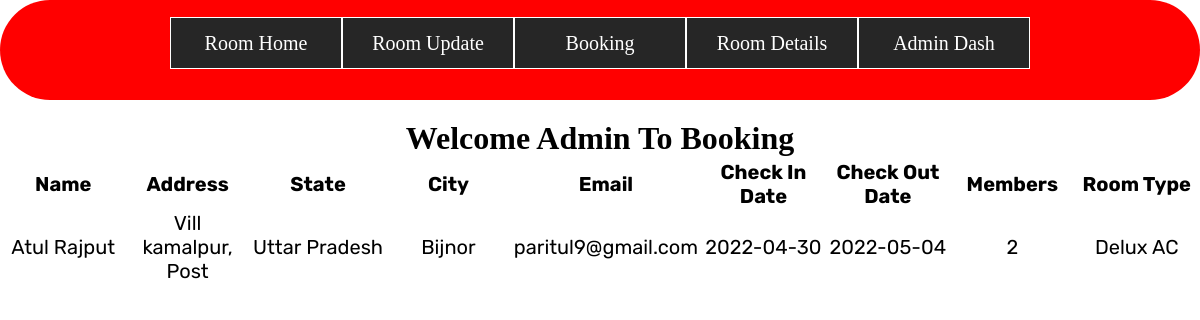
Page /admin/booking.php on the committed database.
### admin/booking.php (the view, shortened to what this page needs)
<!DOCTYPE html>
<html lang="en">
<head>
    <link rel="stylesheet" href="stylee.css">
</head>
<body>
    <div class="wrapper-container">
    <div class="wrapper">
        <ul>
            <li><a href="aroom.php">Room Home</a></li>
            <li><a href="#">Room Update</a>
            </li>
            <li><a href="booking.php">Booking</a></li>
            <li><a href="aroom.php">Room Details</a></li>
            <li><a href="admindash.php">Admin Dash</a></li>
        </ul>
    </div>
    </div>
    <div class="admin-booking">
        <h1 class="admin-book">Welcome Admin To Booking <Section></Section></h1>
        <table>
            <tr>
                    <th width="10%" height="50px">Name</th>
                     <th width="10%" height="50px">Address</th>
                     <th width="10%" height="50px">State</th>
                     <th width="10%" height="50px">City</th>
                     <th width="10%" height="50px">Email</th>
                     <th width="10%" height="50px">Check In Date</th>
                     <th width="10%" height="50px">Check Out Date</th>
                     <th width="10%" height="50px">Members</th>
                     <th width="10%" height="50px">Room Type</th>
            </tr>
            <?php
               $qry="SELECT * FROM `room booking`";
               $run=mysqli_query($sql,$qry);
                 while( $row=mysqli_fetch_assoc($run))
                 {
                    $name=$row['name'];
                    $address=$row['address'];
                    $state=$row['state'];
                    $city=$row['city'];
                    $email=$row['email'];
                    $ci=$row['cin'];
                    $co=$row['cout'];
                    $members=$row['members'];
                    $roomtype=$row['roomtype'];
                    ?>
                    <tr>
                     <td width="10%" height="50px"><center><?php echo $name; ?></center></td>
                     <td width="10%" height="50px"><center><?php echo $address; ?></center></td>
                     <td width="10%" height="50px"><center><?php echo $state; ?></center></td>
                     <td width="10%" height="50px"><center><?php echo $city; ?></center></td>
                     <td width="10%" height="50px"><center><?php echo $email; ?></center></td>
                     <td width="10%" height="50px"><center><?php echo $ci; ?></center></td>
                     <td width="10%" height="50px"><center><?php echo $co; ?></center></td>
                     <td width="10%" height="50px"><center><?php echo $members; ?></center></td>
                     <td width="10%" height="50px"><center><?php echo $roomtype; ?></center></td>
                 </tr>
                    <?php
                 }
            ?>
        </table>
    </div>
</body>
</html>

### admin/stylee.css (style rules this page uses)
* { margin: 0; padding: 0; }
.wrapper { width: 860px; margin: 0 auto; }
.wrapper-container { background-color: red; width: 100%; height: 100px; position: relative; border-radius: 50px; }
.wrapper ul { list-style: none; padding-top: 2%; }
.wrapper ul li { background: #262626; width: 170px; border: 1px solid #fff; height: 50px; line-height: 50px; text-align: center; float: left; position: relative; }
.wrapper ul li a { color: #fff; font-size: 20px; text-decoration: none; }

### admin/booking.php (style rules this page uses)
.admin-booking { background:rgba(255,255,255,0.5); }
.admin-booking h1 { text-align:center; margin-top: 20px; }
body::before { position: absolute; content: ""; height: 100%; width: 100%; z-index: -1; opacity: 0.89; background: url('../img/adminhotel2.jpg') center center/cover no-repeat; }
.admin-booking table tr { font-size:20px; font-family: 'Rubik', sans-serif; }

### rows in the picture
room booking: name "Atul Rajput", address "Vill kamalpur, Post", state "Uttar Pradesh", city "Bijnor", email "paritul9@gmail.com", cin "2022-04-30", cout "2022-05-04", members "2", roomtype "Delux AC"
